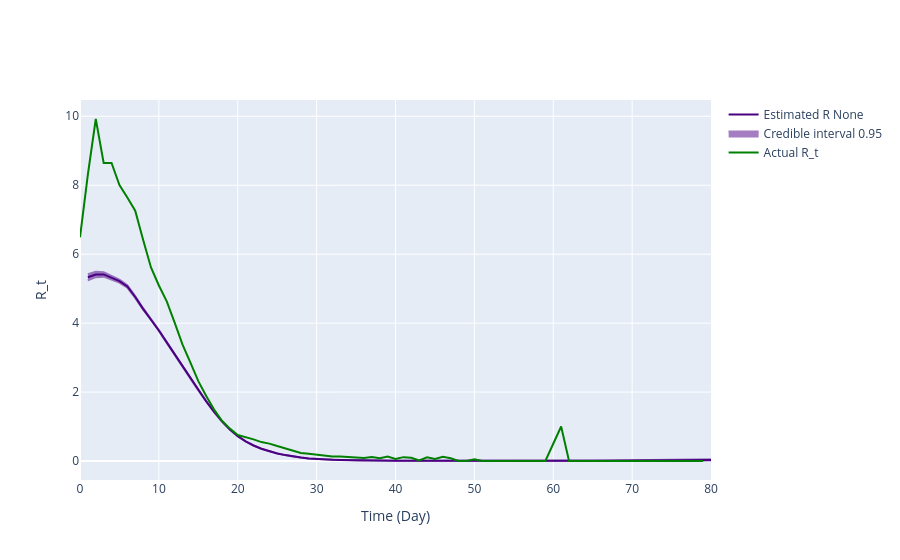

Here is the notebook cell this chart was saved with:
### Code cell
gamma_pdf_opt_r1 = gamma.pdf(x, result_r1.x[0], result_r1.x[1], result_r1.x[2])
inference = branchpro.BranchProPosterior(
    inc_data=inc_data_r1,
    daily_serial_interval=gamma_pdf_opt_r1,
    alpha=prior_a,
    beta=prior_b)

inference.run_inference(tau=tau)
intervals = inference.get_intervals(central_prob=.95)
intervals = process_inference_uncertainty(intervals.copy(), inference.inference_posterior, gamma_pdf_opt_r1, 80, 95)

fig = plot_rt_fig(intervals, true_rt_r1[offset:len(intervals)+offset], gamma_pdf_opt_r1, end_time_point)
pio.write_image(fig.figure, 'single_plots/predicted_vs_true_rt_r1_optimal.png')
fig.show_figure()

### Figure 1 — Plotly figure (JSON) as saved in the notebook; plotly's stock layout.template omitted (floating-point values rounded to 4 significant figures; data arrays with more than 128 entries replaced by an {"elided": "..."} marker saying what was removed)
{"data": [{"line": {"color": "indigo"}, "mode": "lines", "name": "Estimated R None", "type": "scatter", "x": [1, 2, 3, 4, 5, 6, 7, 8, 9, 10, 11, 12, 13, 14, 15, 16, 17, 18, 19, 20, 21, 22, 23, 24, 25, 26, 27, 28, 29, 30, 31, 32, 33, 34, 35, 36, 37, 38, 39, 40, 41, 42, 43, 44, 45, 46, 47, 48, 49, 50, 51, 52, 53, 54, 55, 56, 57, 58, 59, 60, 61, 62, 63, 64, 65, 66, 67, 68, 69, 70, 71, 72, 73, 74, 75, 76, 77, 78, 79, 80], "y": [5.329, 5.41, 5.413, 5.318, 5.216, 5.063, 4.758, 4.412, 4.117, 3.786, 3.441, 3.092, 2.746, 2.392, 2.053, 1.732, 1.424, 1.148, 0.9149, 0.7225, 0.5692, 0.4506, 0.357, 0.281, 0.22, 0.1709, 0.1311, 0.09916, 0.07452, 0.05616, 0.04296, 0.03326, 0.02633, 0.02127, 0.01744, 0.01439, 0.0122, 0.01078, 0.009616, 0.008269, 0.007162, 0.006393, 0.005689, 0.005068, 0.004468, 0.003967, 0.003551, 0.003309, 0.003301, 0.00322, 0.003101, 0.003128, 0.003199, 0.003313, 0.003579, 0.004018, 0.004397, 0.00467, 0.004994, 0.005549, 0.006151, 0.006689, 0.007242, 0.007958, 0.008889, 0.009909, 0.01101, 0.01222, 0.01353, 0.01494, 0.01643, 0.01748, 0.01846, 0.01998, 0.02151, 0.02299, 0.02438, 0.02562, 0.02664, 0.02729]}, {"fill": "toself", "fillcolor": "indigo", "line": {"color": "indigo"}, "mode": "lines", "name": "Credible interval 0.95", "opacity": 0.5, "showlegend": true, "type": "scatter", "x": {"elided": "160 int values"}, "y": {"elided": "160 float values"}}, {"line": {"color": "green"}, "mode": "lines", "name": "Actual R_t", "type": "scatter", "x": [0, 1, 2, 3, 4, 5, 6, 7, 8, 9, 10, 11, 12, 13, 14, 15, 16, 17, 18, 19, 20, 21, 22, 23, 24, 25, 26, 27, 28, 29, 30, 31, 32, 33, 34, 35, 36, 37, 38, 39, 40, 41, 42, 43, 44, 45, 46, 47, 48, 49, 50, 51, 52, 53, 54, 55, 56, 57, 58, 59, 60, 61, 62, 63, 64, 65, 66, 67, 68, 69, 70, 71, 72, 73, 74, 75, 76, 77, 78, 79, 80, 81, 82, 83, 84, 85, 86, 87, 88, 89, 90], "y": [6.487, 8.313, 9.921, 8.645, 8.647, 8.004, 7.646, 7.26, 6.421, 5.615, 5.091, 4.63, 4.012, 3.375, 2.854, 2.315, 1.887, 1.491, 1.165, 0.9397, 0.7551, 0.696, 0.627, 0.5485, 0.5047, 0.4331, 0.3598, 0.2974, 0.2349, 0.2083, 0.1818, 0.1418, 0.1311, 0.1296, 0.121, 0.1027, 0.0902, 0.1179, 0.08353, 0.1293, 0.0559, 0.1117, 0.09615, 0.01802, 0.1087, 0.05797, 0.12, 0.07895, 0.0, 0.0, 0.05263, 0.0, 0.0, 0.0, 0.0, 0.0, 0.0, 0.0, 0.0, 0.0, 0.5, 1.0, 0.0, 0.0, 0.0, 0.0, 0.0, 0.0, 0.0, 0.0, 0.0, 0.0, 0.0, 0.0, 0.0, 0.0, 0.0, 0.0, 0.0, 0.0]}], "layout": {"hovermode": "x unified", "xaxis": {"title": {"text": "Time (Day)"}}, "yaxis": {"title": {"text": "R_t"}}}}
